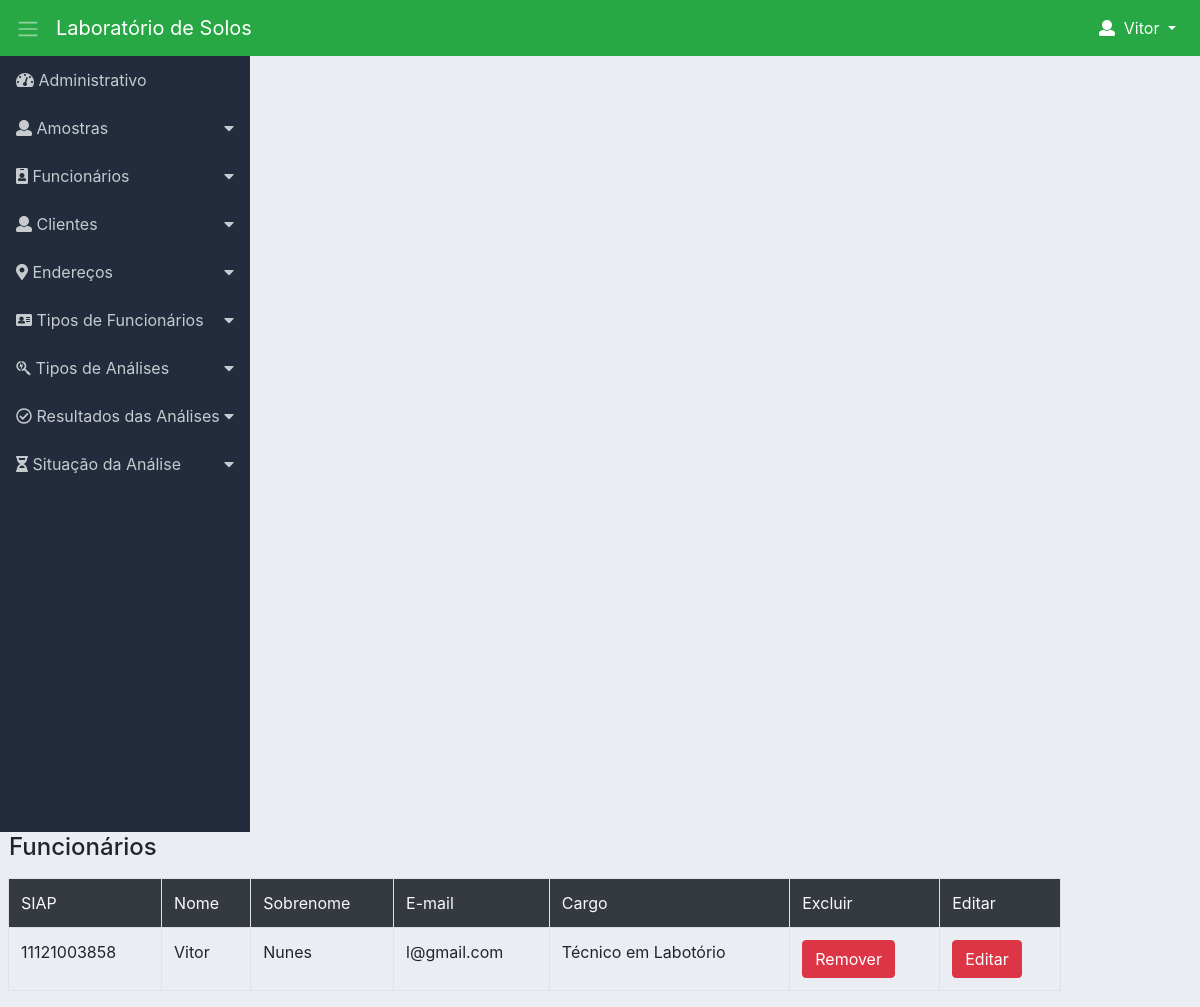
/gerfuncionarios.php (signed in), run on the app's committed database.
### tables this page shows
CREATE TABLE IF NOT EXISTS `funcionarios` (
  `siap` varchar(11) NOT NULL,
  `nome` varchar(255) DEFAULT NULL,
  `sobrenome` varchar(255) DEFAULT NULL,
  `senha` varchar(255) DEFAULT NULL,
  `email` varchar(255) DEFAULT NULL,
  `cod_categoria` int(11) NOT NULL,
  PRIMARY KEY (`siap`),
  KEY `cod_categoria` (`cod_categoria`)
);

CREATE TABLE IF NOT EXISTS `categorias` (
  `id` int(11) NOT NULL AUTO_INCREMENT,
  `descricao` varchar(255) DEFAULT NULL,
  PRIMARY KEY (`id`)
);

### db/funcionarios.php (called while the page is built, shortened)
<?php
function listar_funcionarios(){
	$connection = db_connect();
	$funcionarios  = array();
	$command = "SELECT f.siap,f.nome,f.sobrenome,f.senha,f.email,c.descricao FROM funcionarios f
	INNER JOIN categorias c
	on c.id = f.cod_categoria;";
	$result = mysqli_query($connection,$command);
	while($data = mysqli_fetch_assoc($result)){
		array_push($funcionarios, $data);
	}
	return $funcionarios;
}
?>

### gerfuncionarios.php (the view, shortened to what this page needs)
	<?php
		require_once("db/funcionarios.php");
		require_once("menu.php");
	 ?>
	<fieldset>
		 <legend>
		  <table>
			 <tr>
				<td><h4>Funcionários</h4></a></td>
			 </tr>
		  </table>
		 </legend>
		 <article>
			  <table id="tb1" class="table table-striped table-bordered table-hover">
			   <tr class="tr bg-dark text-light" border=solid>
				<td class="tabletd">SIAP</td>
				<td class="tabletd">Nome</td>
				<td class="tabletd">Sobrenome</td>
				<td class="tabletd">E-mail</td>
				<td class="tabletd">Cargo</td>
				<td class="tabletd">Excluir</td>
				<td class="tabletd">Editar</td>
			   </tr>
			   <?php
			   		$listadefuncionarios = listar_funcionarios();
					foreach ($listadefuncionarios as $data):
				?>
				<tr class="tr">
				<td class="td"><?=$data["siap"]?></td>
				<td class="td"><?=$data["nome"]?></td>
				<td class="td"><?=$data["sobrenome"]?></td>
				<td class="td"><?=$data["email"]?></td>
				<td class="td"><?=$data["descricao"]?></td>
				<td>
	                                <form action="modal_funcionario.php" method="post">
	                                    <button class="btn btn-danger">Remover</button>
	                                </form>
	            </td>
	            <td>
	                                <form action="form_funcionarios_editar.php" method="post">
	                                    <button class="btn btn-danger">Editar</button>
	                                </form>
	            </td>
				</tr>
				<?php
				 	endforeach
				?>
		     </table>
        </article>
	</fieldset>
</div>
</body>
</html>

### css/estilos.css (style rules this page uses)
body { font-family: 'roboto'; background-color: #fff; }

### css/dashboard.css (style rules this page uses)
body { background-color: #eaeef3; }

### data on the page
funcionarios: siap "11121003858", nome "Vitor", sobrenome "Nunes", email "l@gmail.com", cod_categoria.descricao "Técnico em Labotório"

### other printed values
$_SESSION['nome'] "Vitor"
